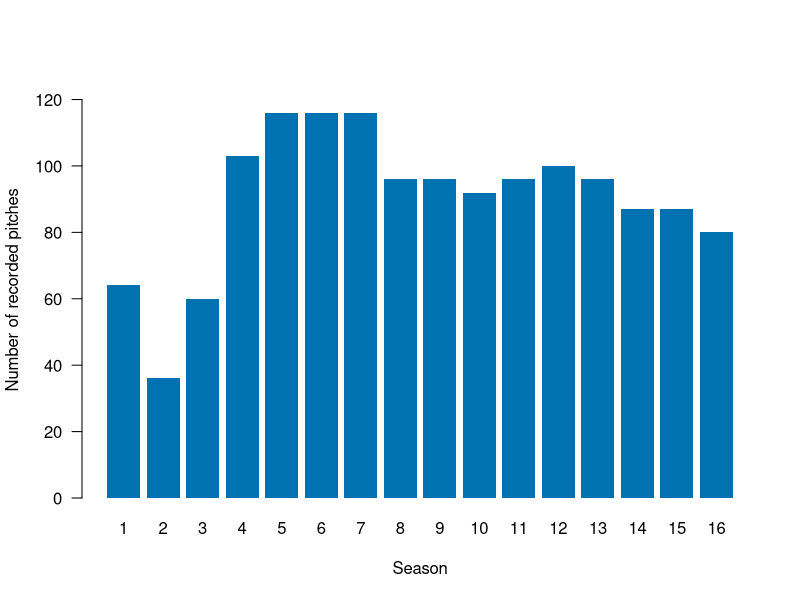
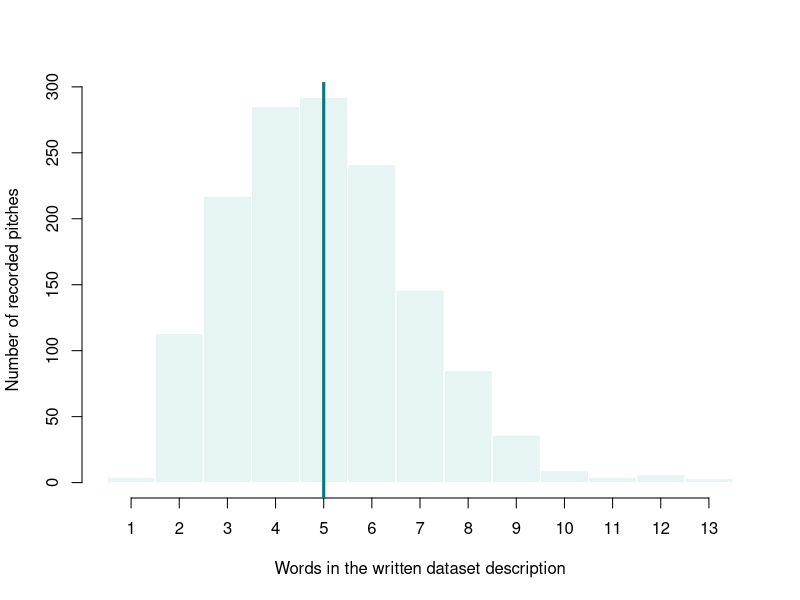

The R source for these figures, in order:
## ---- chunk 1
knitr::opts_chunk$set(echo = TRUE, message = FALSE, warning = FALSE,
                      fig.width = 7, fig.height = 4.5)
sharks <- read.csv("data/shark_tank_teaching.csv", stringsAsFactors = FALSE)
D <- sharks$deal_on_show == 1
L <- sharks$season >= 9
## ---- chunk 2
season_counts <- table(sharks$season)
season_counts
round(prop.table(season_counts), 3)
## ---- chunk 3
barplot(
  season_counts,
  col = "#0072B2", border = NA,
  bty = "n", las = 1,
  ylim = c(0, 1.08 * max(season_counts)),
  xlab = "Season", ylab = "Number of recorded pitches"
)
## ---- chunk 4
hist(
  sharks$description_words,
  breaks = seq(0.5, 13.5, by = 1),
  col = "#E6F4F3", border = "white",
  main = "",
  xlab = "Words in the written dataset description",
  ylab = "Number of recorded pitches",
  xaxt = "n"
)
axis(1, at = 1:13)
abline(v = median(sharks$description_words), col = "#007C83", lwd = 3)
## ---- chunk 5
c(
  P_D = mean(D),
  P_L = mean(L),
  P_D_and_L = mean(D & L),
  P_not_D = mean(!D),
  P_D_or_L_direct = mean(D | L),
  P_D_or_L_rule = mean(D) + mean(L) - mean(D & L)
)
